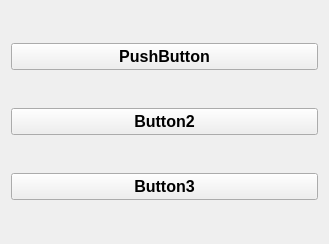
<?xml version="1.0" encoding="UTF-8"?>
<ui version="4.0">
 <class>Form</class>
 <widget class="QWidget" name="Form">
  <property name="geometry">
   <rect>
    <x>0</x>
    <y>0</y>
    <width>329</width>
    <height>244</height>
   </rect>
  </property>
  <property name="windowTitle">
   <string>Form</string>
  </property>
  <layout class="QVBoxLayout" name="verticalLayout">
   <item>
    <widget class="QPushButton" name="b1">
     <property name="font">
      <font>
       <family>Arial</family>
       <pointsize>12</pointsize>
       <weight>75</weight>
       <bold>true</bold>
      </font>
     </property>
     <property name="text">
      <string>PushButton</string>
     </property>
     <property name="checkable">
      <bool>true</bool>
     </property>
    </widget>
   </item>
   <item>
    <widget class="QPushButton" name="b2">
     <property name="font">
      <font>
       <family>Arial</family>
       <pointsize>12</pointsize>
       <weight>75</weight>
       <bold>true</bold>
      </font>
     </property>
     <property name="text">
      <string>Button2</string>
     </property>
    </widget>
   </item>
   <item>
    <widget class="QPushButton" name="b3">
     <property name="font">
      <font>
       <family>Arial</family>
       <pointsize>12</pointsize>
       <weight>75</weight>
       <bold>true</bold>
      </font>
     </property>
     <property name="text">
      <string>Button3</string>
     </property>
    </widget>
   </item>
  </layout>
 </widget>
 <resources/>
 <connections/>
</ui>
